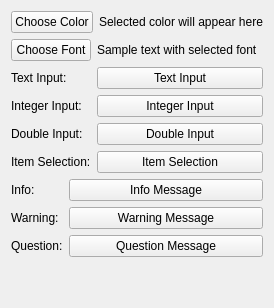
<?xml version="1.0" encoding="UTF-8"?>
<ui version="4.0">
 <class>DialogsDemo</class>
 <widget class="QWidget" name="DialogsDemo">
  <layout class="QVBoxLayout" name="verticalLayout">
   <item>
    <layout class="QFormLayout" name="colorLayout">
     <item row="0" column="0">
      <widget class="QPushButton" name="color_button">
       <property name="text">
        <string>Choose Color</string>
       </property>
      </widget>
     </item>
     <item row="0" column="1">
      <widget class="QLabel" name="color_label">
       <property name="text">
        <string>Selected color will appear here</string>
       </property>
      </widget>
     </item>
    </layout>
   </item>
   <item>
    <layout class="QFormLayout" name="fontLayout">
     <item row="0" column="0">
      <widget class="QPushButton" name="font_button">
       <property name="text">
        <string>Choose Font</string>
       </property>
      </widget>
     </item>
     <item row="0" column="1">
      <widget class="QLabel" name="font_label">
       <property name="text">
        <string>Sample text with selected font</string>
       </property>
      </widget>
     </item>
    </layout>
   </item>
   <item>
    <layout class="QFormLayout" name="inputLayout">
     <item row="0" column="0">
      <widget class="QLabel" name="textInputLabel">
       <property name="text">
        <string>Text Input:</string>
       </property>
      </widget>
     </item>
     <item row="0" column="1">
      <widget class="QPushButton" name="text_input_btn">
       <property name="text">
        <string>Text Input</string>
       </property>
      </widget>
     </item>
     <item row="1" column="0">
      <widget class="QLabel" name="intInputLabel">
       <property name="text">
        <string>Integer Input:</string>
       </property>
      </widget>
     </item>
     <item row="1" column="1">
      <widget class="QPushButton" name="int_input_btn">
       <property name="text">
        <string>Integer Input</string>
       </property>
      </widget>
     </item>
     <item row="2" column="0">
      <widget class="QLabel" name="doubleInputLabel">
       <property name="text">
        <string>Double Input:</string>
       </property>
      </widget>
     </item>
     <item row="2" column="1">
      <widget class="QPushButton" name="double_input_btn">
       <property name="text">
        <string>Double Input</string>
       </property>
      </widget>
     </item>
     <item row="3" column="0">
      <widget class="QLabel" name="itemInputLabel">
       <property name="text">
        <string>Item Selection:</string>
       </property>
      </widget>
     </item>
     <item row="3" column="1">
      <widget class="QPushButton" name="item_input_btn">
       <property name="text">
        <string>Item Selection</string>
       </property>
      </widget>
     </item>
    </layout>
   </item>
   <item>
    <layout class="QFormLayout" name="msgLayout">
     <item row="0" column="0">
      <widget class="QLabel" name="infoLabel">
       <property name="text">
        <string>Info:</string>
       </property>
      </widget>
     </item>
     <item row="0" column="1">
      <widget class="QPushButton" name="info_btn">
       <property name="text">
        <string>Info Message</string>
       </property>
      </widget>
     </item>
     <item row="1" column="0">
      <widget class="QLabel" name="warningLabel">
       <property name="text">
        <string>Warning:</string>
       </property>
      </widget>
     </item>
     <item row="1" column="1">
      <widget class="QPushButton" name="warning_btn">
       <property name="text">
        <string>Warning Message</string>
       </property>
      </widget>
     </item>
     <item row="2" column="0">
      <widget class="QLabel" name="questionLabel">
       <property name="text">
        <string>Question:</string>
       </property>
      </widget>
     </item>
     <item row="2" column="1">
      <widget class="QPushButton" name="question_btn">
       <property name="text">
        <string>Question Message</string>
       </property>
      </widget>
     </item>
    </layout>
   </item>
   <item>
    <spacer name="verticalSpacer">
     <property name="orientation">
      <enum>Qt::Vertical</enum>
     </property>
     <property name="sizeHint" stdset="0">
      <size>
       <width>20</width>
       <height>40</height>
      </size>
     </property>
    </spacer>
   </item>
  </layout>
 </widget>
 <resources/>
 <connections/>
</ui>
